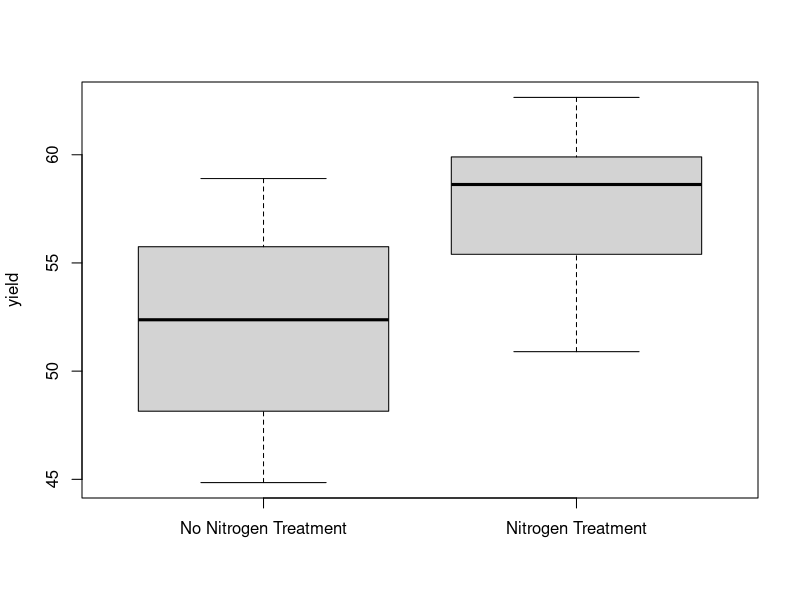
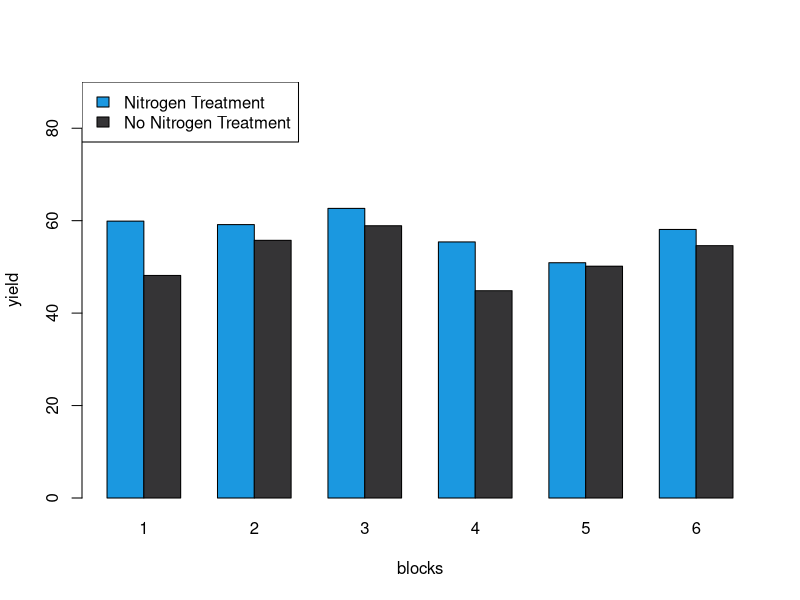
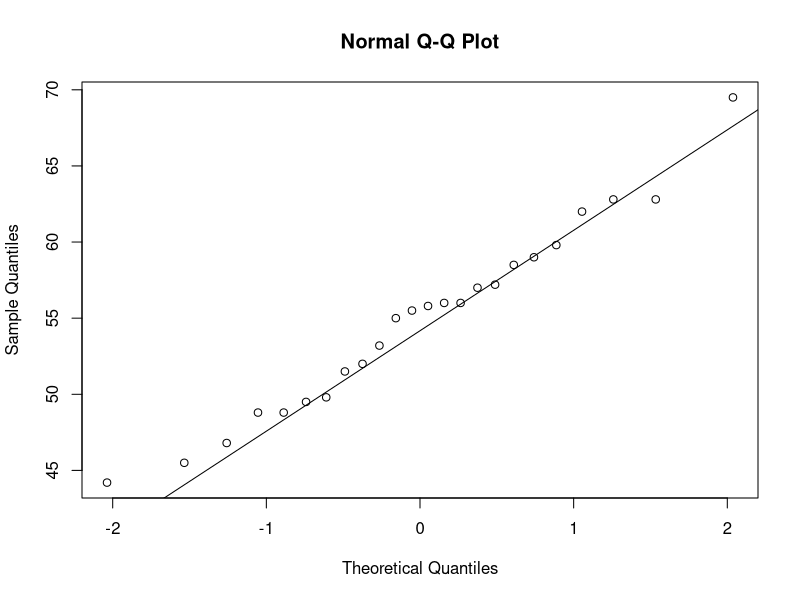

Source code (R) for these figures, in order:
# Load the MASS package and view the npk dataset
library(MASS)
data(npk)
npk
######----- A -------#####
#Create a matrix of random plots
random_plots_matrix <- cbind(rep(1:24),rep(1:6, each = 4),
                             replicate(3, c(replicate(6, sample(c(1,1,0,0))))))
#Convert the matrix to a data frame
data_frame <- data.frame(random_plots_matrix)
#Set column names
header <- c("plot", "block", "N", "P", "K")
colnames(data_frame) <- header
#View the resulting data frame
head(data_frame)
data_frame

######----- B -------#####

# Subset the data to only include nitrogen treatment
npk_nitrogen  <- npk[npk$N == 1,]
# Calculate the average yield per block for nitrogen treatment
nitrogen_avg_yield  <- aggregate(yield ~ block, data = npk_nitrogen, FUN = mean)
# Subset the data to only include plots without nitrogen treatment
npk_no_nitrogen  <- npk[npk$N == 0,]
# Calculate the average yield per block for plots without nitrogen treatment
no_nitrogen_avg_yield  <- aggregate(yield ~ block, data = npk_no_nitrogen, FUN = mean)
# Make a boxplot comparing the average yield per block for nitrogen and no nitrogen treatments
boxplot(no_nitrogen_avg_yield$yield, nitrogen_avg_yield$yield, 
        names = c("No Nitrogen Treatment", "Nitrogen Treatment"), ylab = "yield")
#legend("topleft", legend = c("Nitrogen Treatment", "No Nitrogen Treatment"))


avg_yield <- apply(cbind(nitrogen_avg_yield[[2]], no_nitrogen_avg_yield[[2]]),1,function(x) unname(unlist(x)))
rownames(avg_yield)<- c("nitrogen_avg_yield","no_nitrogen_avg_yield")
avg_yield

barplot(avg_yield, col = c("#1b98e0", "#353436"),beside = TRUE,
        xlab="blocks",ylab = "yield", ylim=c(0,90),
        names.arg=c("1", "2", "3", "4", "5", "6"))

legend("topleft", legend = c("Nitrogen Treatment", "No Nitrogen Treatment"), 
       fill =c("#1b98e0", "#353436"))


######----- D -------#####
qqnorm(npk$yield)
qqline(npk$yield)

shapiro.test(npk$yield)

model <- aov(yield ~ block + N, data = npk)
summary(model)

# The output of the ANOVA analysis indicates that both factors (block and N) have
# a significant effect on the yield.
# The p-value for block is 0.0262, which is less than 0.05, indicating a significant
# effect of block on yield.
# 
# The p-value for N is 0.0071, which is also less than 0.05, indicating a significant
# effect of N on yield.
# 
# The F-value for block is 3.395, which is relatively small compared to the F-value
# for N (9.360), suggesting that the effect of block on yield is smaller than the effect of N.
# 
# The residual sum of squares is 343.8, indicating the variability of the data points
# around the fitted model.
# 
# In conclusion, it was sensible to include factor block in the model as it has 
# a significant effect on yield. The Friedman test cannot be applied in this case 
# since there is only one observation per combination of block and N.
